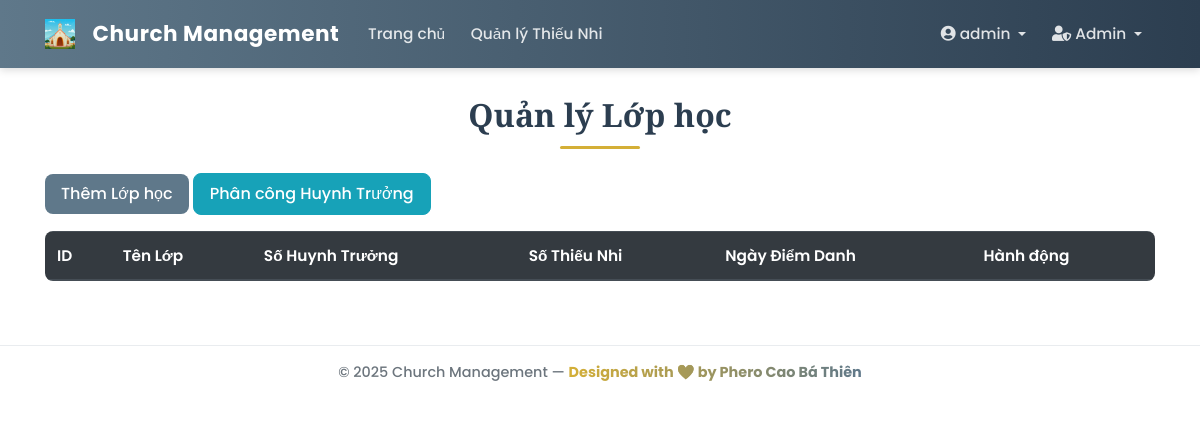
/admin/classes/ (signed in), run on an earlier commit of the app's database.
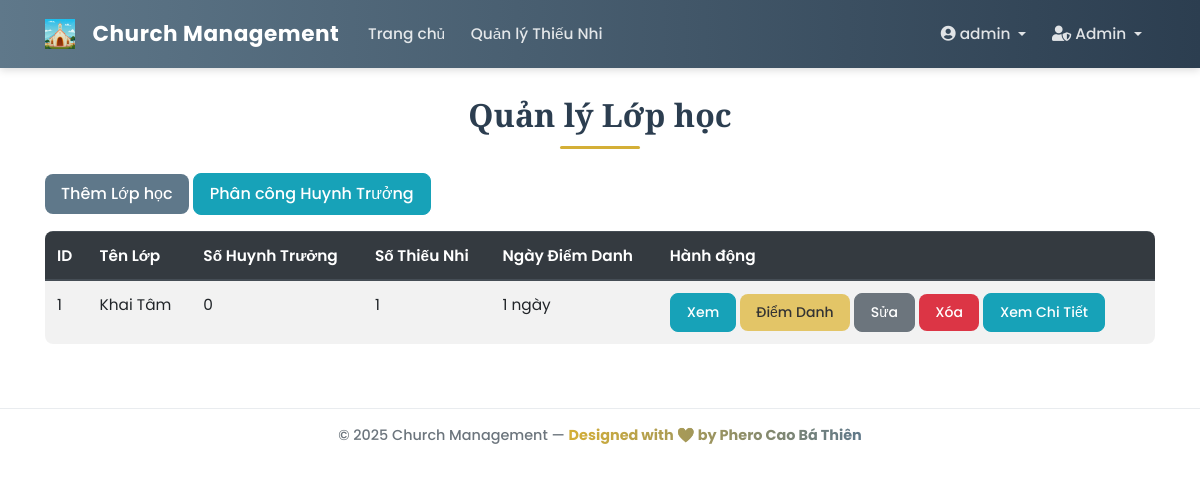
And on a later commit of the database.
### app/models/class_model.py (models this page shows, shortened)
class ClassModel(db.Model):
    __tablename__ = 'class_model'
    id = db.Column(db.Integer, primary_key=True)
    name = db.Column(db.String(100), unique=True, nullable=False)
    students = db.relationship('Student', backref='class_assigned', lazy='dynamic')
    leaders = db.relationship(
        'User',
        secondary=class_leaders_association,
        back_populates='assigned_classes',
        lazy='dynamic'
    )

### app/controllers/admin_controller.py (the view)
@admin_bp.route('/classes')
@login_required
@admin_required
def list_classes():
    classes = ClassModel.query.all()
    return render_template('admin/class_list.html', title='Quản lý Lớp học', classes=classes)

### app/models/user.py (called while the page is built)
@login_manager.user_loader
def load_user(user_id):
    return User.query.get(int(user_id))

    def is_admin(self):
        return self.role == 'admin'

### app/templates/admin/class_list.html
{% extends "base.html" %}
{% block content %}
    <h1 class="mb-4">Quản lý Lớp học</h1>
    {% if current_user.is_admin() %}
    <a href="{{ url_for('class_admin.add_class') }}" class="btn btn-primary mb-3">Thêm Lớp học</a>
    <a href="{{ url_for('admin.assign_leader') }}" class="btn btn-info mb-3">Phân công Huynh Trưởng</a>
    {% endif %}
    <div class="table-responsive card-shadow">
        <table class="table table-striped table-hover">
            <thead class="thead-dark">
                <tr>
                    <th>ID</th>
                    <th>Tên Lớp</th>
                    <th>Số Huynh Trưởng</th>
                    <th>Số Thiếu Nhi</th>
                    <th>Ngày Điểm Danh</th>
                    <th>Hành động</th>
                </tr>
            </thead>
            <tbody>
                {% for class in classes %}
                <tr>
                    <td>{{ class.id }}</td>
                    <td>{{ class.name }}</td>
                    <td>{{ class.leaders.count() }}</td>
                    <td>{{ class.students.count() }}</td>
                    <td>
                        {% set attendance_days = attendance_summary.get(class.id, {}).attendance_days or 0 %}
                        {{ attendance_days }} ngày
                    </td>
                    <td>
                        <a href="{{ url_for('main_routes.view_class', class_id=class.id) }}" class="btn btn-info btn-sm">Xem</a>
                        {% if current_user.is_admin() or current_user.is_leader() %}
                        <a href="{{ url_for('attendance.take_attendance', class_id=class.id) }}" class="btn btn-warning btn-sm">Điểm Danh</a>
                        {% endif %}
                        {% if current_user.is_admin() %}
                        <a href="{{ url_for('class_admin.update_class', class_id=class.id) }}" class="btn btn-secondary btn-sm">Sửa</a>
                        <form action="{{ url_for('class_admin.delete_class', class_id=class.id) }}" method="POST" class="d-inline">
                            <button type="submit" class="btn btn-danger btn-sm" onclick="return confirm('Bạn có chắc chắn muốn xóa lớp học này?')">Xóa</button>
                        </form>
                        {% endif %}
                        <a href="{{ url_for('main_routes.view_class', class_id=class.id) }}" class="btn btn-info btn-sm">Xem Chi Tiết</a>
                    </td>
                </tr>
                {% endfor %}
            </tbody>
        </table>
    </div>
{% endblock content %}

What changed in the data, as far as the page shows it:
added ClassModel: id "1", name "Khai Tâm", leaders.count "0", students.count "1"
